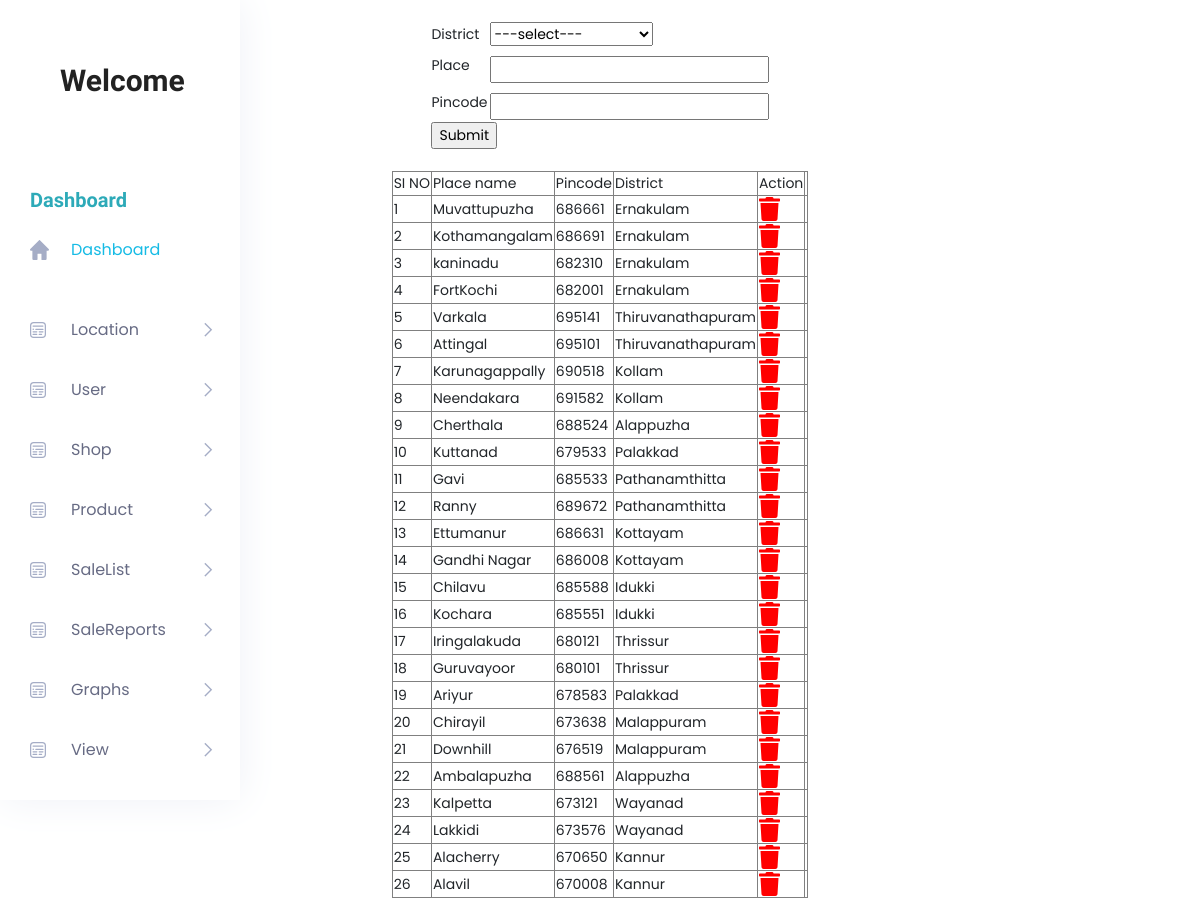
The page /Project/Admin/Place.php on the database its author committed.
### tables this page shows
CREATE TABLE `tbl_place` (
  `place_id` int(11) NOT NULL,
  `place_name` varchar(100) NOT NULL,
  `place_pincode` varchar(100) NOT NULL,
  `district_id` int(11) NOT NULL
);

CREATE TABLE `tbl_district` (
  `district_id` int(11) NOT NULL,
  `district_name` varchar(100) NOT NULL
);

### Project/Admin/Place.php (the view, shortened to what this page needs)
<?php
include("../Assets/Connection/Connection.php");
		 ?>
<!DOCTYPE html PUBLIC "-//W3C//DTD XHTML 1.0 Transitional//EN" "http://www.w3.org/TR/xhtml1/DTD/xhtml1-transitional.dtd">
<html xmlns="http://www.w3.org/1999/xhtml">
<head>
</head>
<body>
<a href="HomePage.php">Home</a><br />
<?php
include("Head.php");
?>
<form id="form1" name="form1" method="post" action="">
  <table width="233" border="0" align="center">
    <tr>
      <td>District</td>
      <td><select name="ddl_district" id="ddl_district">
      <option value="">---select---</option>
      </select></td>
    </tr>
    <tr>
      <td width="165">Place</td>
      <td width="52"><label for="txt_name"></label>
      <input type="text" name="txt_name" id="txt_name" required/></td>
    </tr>
    <tr>
      <td>Pincode</td>
      <td><label for="txt_pincode"></label>
      <input type="text" name="txt_pincode" id="txt_pincode" required/></td>
    </tr>
    <tr>
      <td colspan="2"><input type="submit" name="btn_submit" id="btn_submit" value="Submit" /></td>
    </tr>
  </table>
</form>
</body>
</html><br />
<table border="1" align="center">
 <tr>
		<td>SI NO</td>
        <td>Place name</td>
        <td>Pincode</td>
        <td>District</td>
		<td>Action</td>
 </tr>
 <?php
		$selQry="select * from tbl_place p inner join tbl_district d on         p.district_id=d.district_id";
		$row=$conn->query($selQry);
		$i=0;
		while($data=$row->fetch_assoc())
		{
				$i++;
 ?>
 		<tr>
        	<td><?php echo $i?></td>
            <td><?php echo $data["place_name"]?></td>
            <td><?php echo $data["place_pincode"]?></td>
            <td><?php echo $data["district_name"]?></td>
			<td><a href="Place.php?delID=<?php echo $data["place_id"]?>"><i class='fas fa-trash' style='font-size:24px;color:red'></i></a><td>
		</tr>
 <?php
		}
 ?>
 </table>
  <?php
include("Foot.php");
?>

### rows shown on the page
tbl_place: place_name "Muvattupuzha", place_pincode "686661", district.district_name "Ernakulam"
tbl_place: place_name "Kothamangalam", place_pincode "686691", district.district_name "Ernakulam"
tbl_place: place_name "kaninadu", place_pincode "682310", district.district_name "Ernakulam"
tbl_place: place_name "FortKochi", place_pincode "682001", district.district_name "Ernakulam"
tbl_place: place_name "Varkala", place_pincode "695141", district.district_name "Thiruvanathapuram"
tbl_place: place_name "Attingal", place_pincode "695101", district.district_name "Thiruvanathapuram"
tbl_place: place_name "Karunagappally", place_pincode "690518", district.district_name "Kollam"
tbl_place: place_name "Neendakara", place_pincode "691582", district.district_name "Kollam"
tbl_place: place_name "Cherthala", place_pincode "688524", district.district_name "Alappuzha"
tbl_place: place_name "Kuttanad", place_pincode "679533", district.district_name "Palakkad"
tbl_place: place_name "Gavi", place_pincode "685533", district.district_name "Pathanamthitta"
tbl_place: place_name "Ranny", place_pincode "689672", district.district_name "Pathanamthitta"
tbl_place: place_name "Ettumanur", place_pincode "686631", district.district_name "Kottayam"
tbl_place: place_name "Gandhi Nagar", place_pincode "686008", district.district_name "Kottayam"
tbl_place: place_name "Chilavu", place_pincode "685588", district.district_name "Idukki"
tbl_place: place_name "Kochara", place_pincode "685551", district.district_name "Idukki"
tbl_place: place_name "Iringalakuda", place_pincode "680121", district.district_name "Thrissur"
tbl_place: place_name "Guruvayoor", place_pincode "680101", district.district_name "Thrissur"
tbl_place: place_name "Ariyur", place_pincode "678583", district.district_name "Palakkad"
tbl_place: place_name "Chirayil", place_pincode "673638", district.district_name "Malappuram"
tbl_place: place_name "Downhill", place_pincode "676519", district.district_name "Malappuram"
tbl_place: place_name "Ambalapuzha", place_pincode "688561", district.district_name "Alappuzha"
tbl_place: place_name "Kalpetta", place_pincode "673121", district.district_name "Wayanad"
tbl_place: place_name "Lakkidi", place_pincode "673576", district.district_name "Wayanad"
tbl_place: place_name "Alacherry", place_pincode "670650", district.district_name "Kannur"
tbl_place: place_name "Alavil", place_pincode "670008", district.district_name "Kannur"
